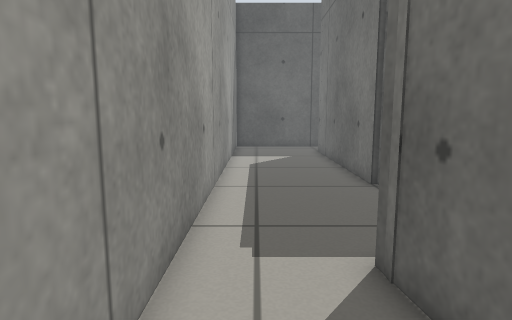
view 1 (above)

18 first-person views from a walk through a robot-simulator world made for Gazebo. The camera is 0.61 m above the floor, tilts 8° down and sees 75° across. The floor is counted in squares, 0.25 m on a side. Each view is taken from the middle of a square. On the plan, view 1 faces up. The plan holds only what a view shows up to about 20 squares ahead; the rest is blank.

view 2
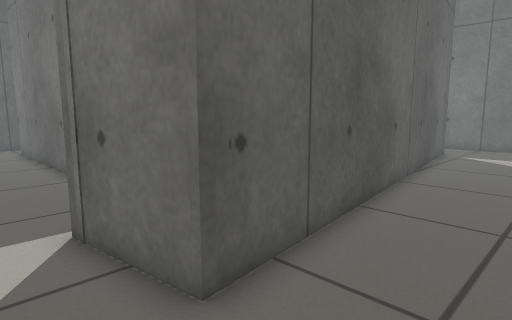

view 3
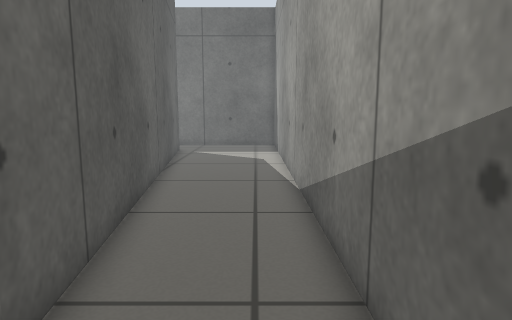

view 4
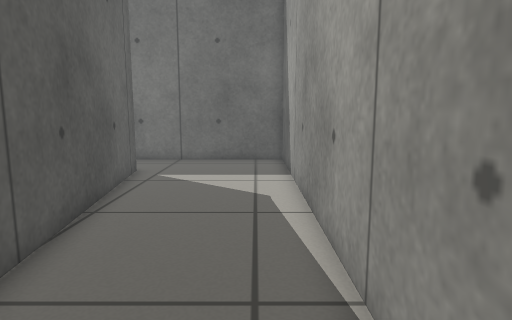

view 5
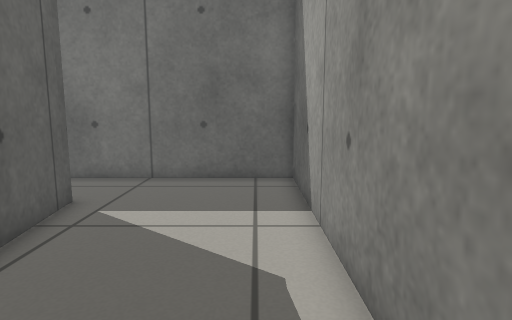

view 6
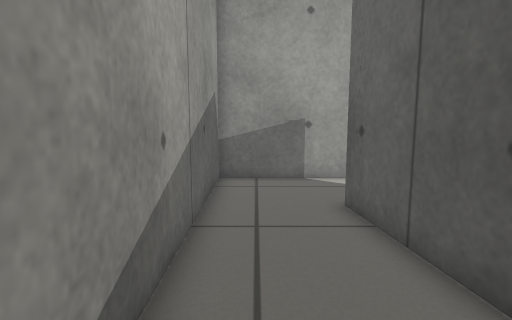

view 7
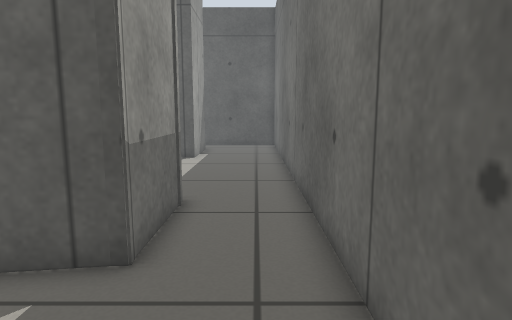

view 8
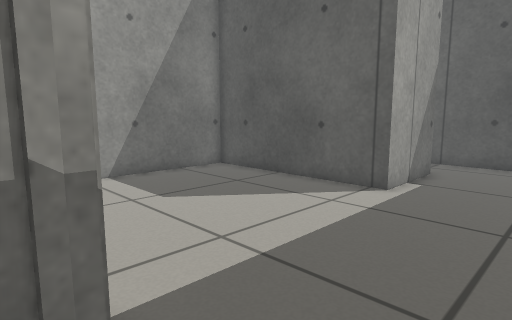

view 9
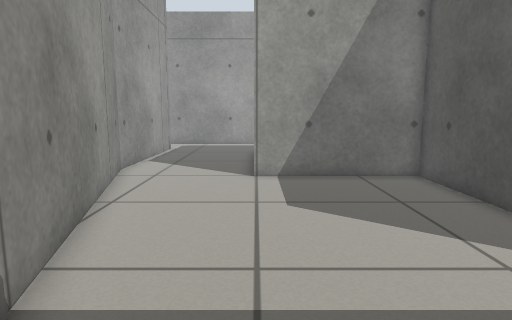

view 10
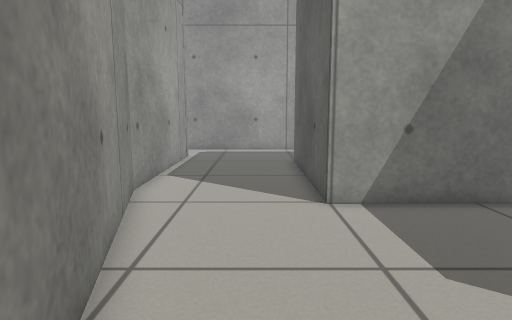

view 11
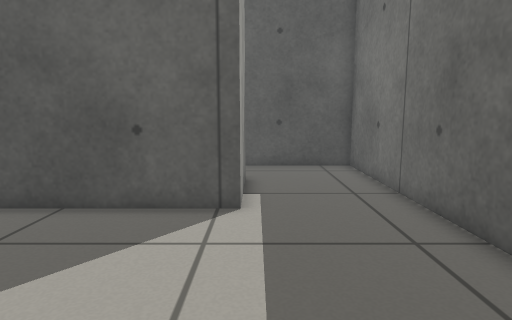

view 12
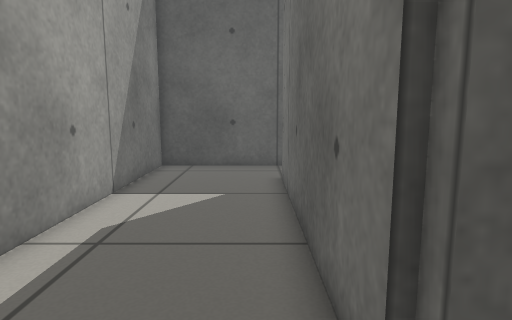

view 13
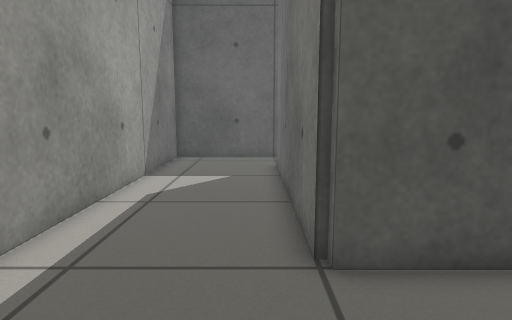

view 14
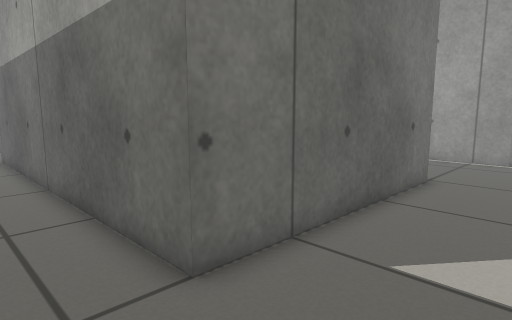

view 15
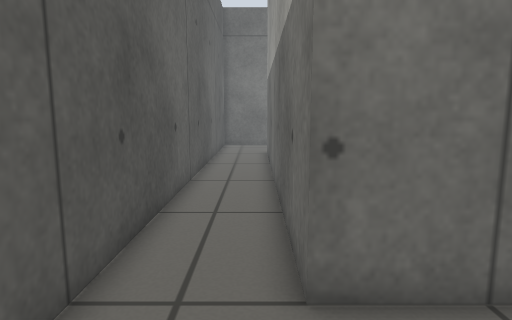

view 16
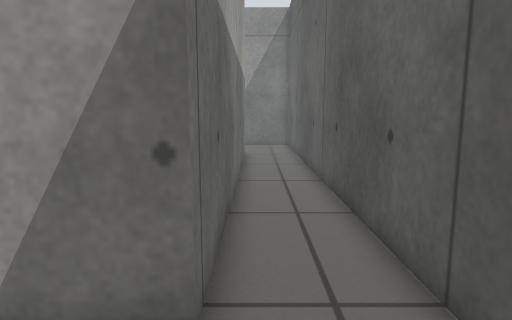

view 17
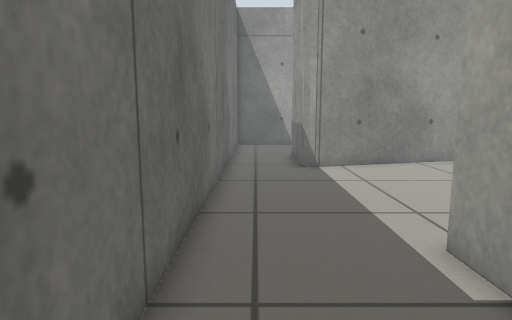

view 18
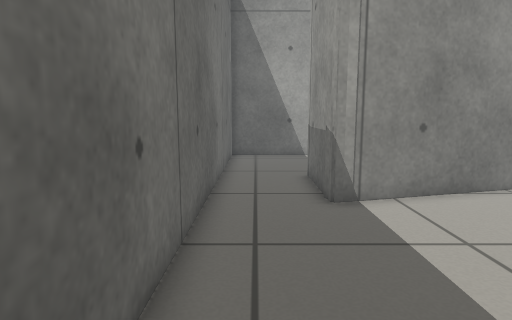

### Floor plan
Ten units are one square. View 1 is at (0, 0); x grows to the right and y downward. Boxes are objects, and circles mark ways between rooms. Rooms are numbered by the first view taken in them; rooms with no view inside come last. Other rooms are left out.
<svg viewBox="-19 -249 278 278">
<path fill="none" stroke="#000" d="M219 -81 220 -75M220 -81 220 -41 24 -14 19 -51M-14 -65 -14 24 254 24 254 -85M40 -112 40 -213 206 -213 206 -173 122 -173 122 -109 42 -109 42 -114M212 -81 219 -81M254 -85 254 -244 -14 -244 -14 -65M19 -51 106 -51 219 -81"/>
<circle cx="0" cy="-67" r="3" fill="#2a7"/>
<circle cx="240" cy="-90" r="3" fill="#2a7"/>
<text x="130" y="-10">1</text>
<text x="130" y="-150">2</text>
</svg>
Room 1 opens to room 2.

Where each view was taken, in squares from view 1:
view 1: 0 up, 0 right, facing up
view 2: 2 down, 0 right, facing up-right
view 3: 1 down, 0 right, facing right
view 4: 1 down, 8 right, facing right
view 5: 1 down, 13 right, facing right
view 6: 1 down, 11 right, facing left
view 7: 1 down, 24 right, facing up
view 8: 7 up, 25 right, facing up-left
view 9: 11 up, 25 right, facing left
view 10: 9 up, 21 right, facing left
view 11: 9 up, 21 right, facing up
view 12: 9 up, 3 right, facing up
view 13: 6 up, 3 right, facing up
view 14: 24 up, 0 right, facing down-right
view 15: 22 up, 0 right, facing right
view 16: 22 up, 24 right, facing left
view 17: 23 up, 24 right, facing down
view 18: 17 up, 24 right, facing down
